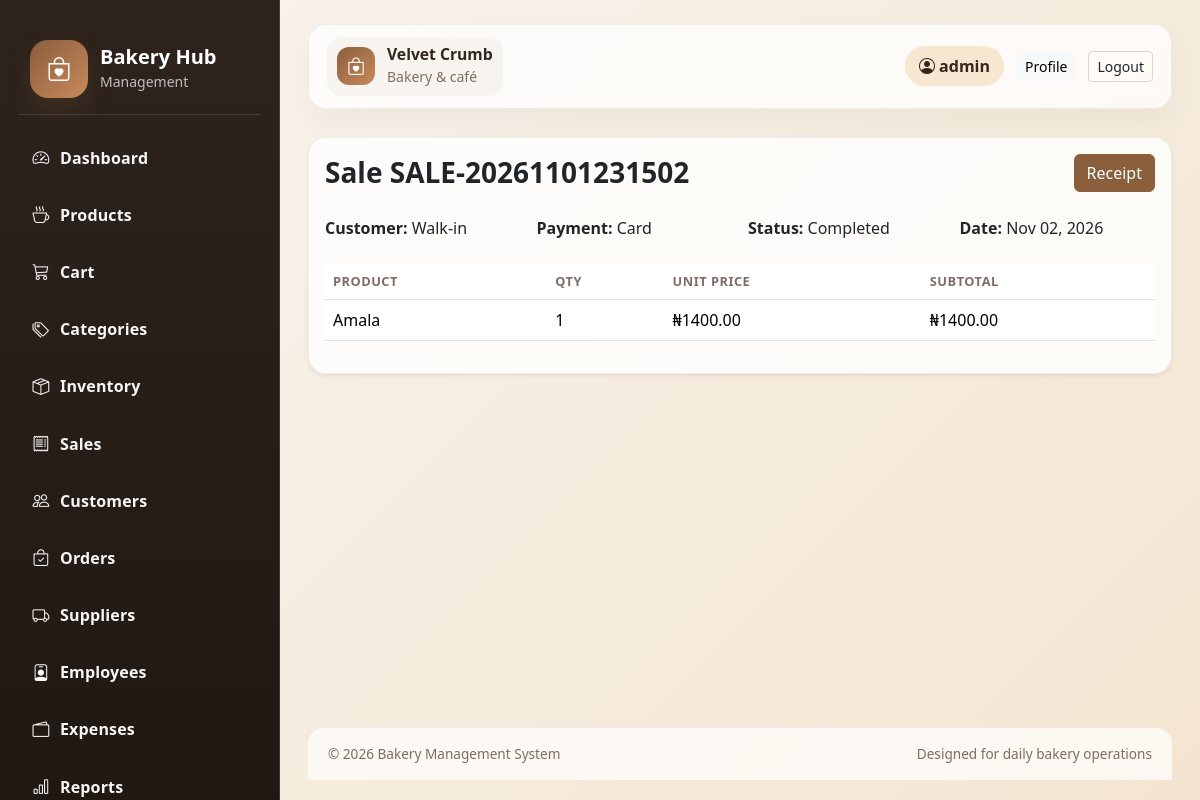
Screenshot of /sales/1/ (signed in) with the database file from the repository.
### sales/models.py (models this page shows, shortened)
class Sale(models.Model):
    PAYMENT_METHODS = (
        ('cash', 'Cash'),
        ('card', 'Card'),
        ('transfer', 'Transfer'),
        ('mobile', 'Mobile Money'),
    )
    STATUS_CHOICES = (
        ('completed', 'Completed'),
        ('pending', 'Pending'),
        ('cancelled', 'Cancelled'),
    )
    sale_number = models.CharField(max_length=50, unique=True)
    customer = models.ForeignKey(Customer, on_delete=models.SET_NULL, null=True, blank=True, related_name='sales')
    total_amount = models.DecimalField(max_digits=12, decimal_places=2, default=0)
    discount = models.DecimalField(max_digits=10, decimal_places=2, default=0)
    payment_method = models.CharField(max_length=20, choices=PAYMENT_METHODS, default='cash')
    status = models.CharField(max_length=20, choices=STATUS_CHOICES, default='completed')
    created_at = models.DateTimeField(auto_now_add=True)
    class Meta:
        ordering = ('-created_at',)

class SaleItem(models.Model):
    sale = models.ForeignKey(Sale, on_delete=models.CASCADE, related_name='items')
    product = models.ForeignKey(Product, on_delete=models.PROTECT)
    quantity = models.PositiveIntegerField(default=1)
    unit_price = models.DecimalField(max_digits=10, decimal_places=2, default=0)
    subtotal = models.DecimalField(max_digits=12, decimal_places=2, default=0)
    class Meta:
        ordering = ('id',)

### products/models.py (models this page shows, shortened)
class Product(models.Model):
    category = models.ForeignKey(Category, on_delete=models.CASCADE, related_name='products')
    name = models.CharField(max_length=150)
    description = models.TextField(blank=True)
    sku = models.CharField(max_length=50, unique=True, blank=True)
    purchase_price = models.DecimalField(max_digits=10, decimal_places=2, default=0)
    selling_price = models.DecimalField(max_digits=10, decimal_places=2, default=0)
    quantity = models.IntegerField(default=0)
    min_stock = models.IntegerField(default=10)
    image = models.ImageField(upload_to='products/', blank=True, null=True)
    is_active = models.BooleanField(default=True)
    created_at = models.DateTimeField(auto_now_add=True)
    class Meta:
        ordering = ('name',)

### sales/views.py (the view)
# urls.py: path('<int:pk>/', views.sale_detail, name='sale_detail'),
@login_required
def sale_detail(request, pk):
    sale = get_object_or_404(Sale, pk=pk)
    return render(request, 'sales/sale_detail.html', {'sale': sale})

### templates/sales/sale_detail.html (shortened to what this page needs)
{% extends 'base.html' %}
{% block content %}
<div class="card shadow-sm">
    <div class="card-body">
        <div class="d-flex justify-content-between align-items-center mb-4">
            <h3 class="page-title mb-0">Sale {{ sale.sale_number }}</h3>
            <a href="{% url 'receipt' sale.pk %}" class="btn btn-primary">Receipt</a>
        </div>
        <div class="row g-3 mb-4">
            <div class="col-md-3"><strong>Customer:</strong> {{ sale.customer.name|default:'Walk-in' }}</div>
            <div class="col-md-3"><strong>Payment:</strong> {{ sale.payment_method|title }}</div>
            <div class="col-md-3"><strong>Status:</strong> {{ sale.status|title }}</div>
            <div class="col-md-3"><strong>Date:</strong> {{ sale.created_at|date:'M d, Y' }}</div>
        </div>
        <div class="table-responsive">
            <table class="table">
                <thead>
                    <tr>
                        <th>Product</th>
                        <th>Qty</th>
                        <th>Unit Price</th>
                        <th>Subtotal</th>
                    </tr>
                </thead>
                <tbody>
                    {% for item in sale.items.all %}
                        <tr>
                            <td>{{ item.product.name }}</td>
                            <td>{{ item.quantity }}</td>
                            <td>₦{{ item.unit_price }}</td>
                            <td>₦{{ item.subtotal }}</td>
                        </tr>
                    {% empty %}
                        <tr><td colspan="4" class="empty-state">No items in this sale.</td></tr>
                    {% endfor %}
                </tbody>
            </table>
        </div>
    </div>
</div>
{% endblock %}

### templates/base.html (shortened to what this page needs)
{% load static %}
<!DOCTYPE html>
<html lang="en">
<head>
    <link href="https://cdn.jsdelivr.net/npm/bootstrap@5.3.3/dist/css/bootstrap.min.css" rel="stylesheet">
    <link href="https://cdn.jsdelivr.net/npm/bootstrap-icons@1.11.3/font/bootstrap-icons.min.css" rel="stylesheet">
    <link rel="stylesheet" href="{% static 'css/style.css' %}">
</head>
<body>
    <div class="app-shell">
        <aside class="sidebar">
            <div class="brand-box">
                <div class="brand-icon"><i class="bi bi-bag-heart"></i></div>
                <div>
                    <h5>Bakery Hub</h5>
                    <small>Management</small>
                </div>
            </div>
            <nav class="nav flex-column menu-list">
                <a class="nav-link" href="{% url 'dashboard:index' %}"><i class="bi bi-speedometer2"></i> Dashboard</a>
                <a class="nav-link" href="{% url 'product_list' %}"><i class="bi bi-cup-hot"></i> Products</a>
                <a class="nav-link" href="{% url 'cart' %}"><i class="bi bi-cart3"></i> Cart</a>
                <a class="nav-link" href="{% url 'category_list' %}"><i class="bi bi-tags"></i> Categories</a>
                <a class="nav-link" href="{% url 'inventory_list' %}"><i class="bi bi-box-seam"></i> Inventory</a>
                <a class="nav-link" href="{% url 'sales_list' %}"><i class="bi bi-receipt"></i> Sales</a>
                <a class="nav-link" href="{% url 'customer_list' %}"><i class="bi bi-people"></i> Customers</a>
                <a class="nav-link" href="{% url 'order_list' %}"><i class="bi bi-bag-check"></i> Orders</a>
                <a class="nav-link" href="{% url 'supplier_list' %}"><i class="bi bi-truck"></i> Suppliers</a>
                <a class="nav-link" href="{% url 'employee_list' %}"><i class="bi bi-person-badge"></i> Employees</a>
                <a class="nav-link" href="{% url 'expense_list' %}"><i class="bi bi-wallet2"></i> Expenses</a>
                <a class="nav-link" href="{% url 'report_dashboard' %}"><i class="bi bi-bar-chart"></i> Reports</a>
            </nav>
        </aside>
        <main class="main-content">
            <header class="topbar">
                <div class="topbar-left">
                    <div class="brand-mini">
                        <span class="brand-mini-mark"><i class="bi bi-bag-heart"></i></span>
                        <div>
                            <strong>Velvet Crumb</strong>
                            <small>Bakery & café</small>
                        </div>
                    </div>
                </div>
                <div class="topbar-right">
                    {% if user.is_authenticated %}
                        <span class="user-pill"><i class="bi bi-person-circle"></i> {{ user.get_full_name|default:user.username }}</span>
                        <a class="btn btn-light btn-sm" href="{% url 'accounts:profile' %}">Profile</a>
                        <a class="btn btn-outline-dark btn-sm" href="{% url 'accounts:logout' %}">Logout</a>
                    {% else %}
                        <a class="btn btn-bakery-secondary btn-sm" href="{% url 'accounts:register' %}">Create account</a>
                        <a class="btn btn-dark btn-sm" href="{% url 'accounts:login' %}">Login</a>
                    {% endif %}
                </div>
            </header>
            <div class="page-content">
                {% block content %}{% endblock %}
            </div>
            <footer class="app-footer">
                <div>© 2026 Bakery Management System</div>
                <div>Designed for daily bakery operations</div>
            </footer>
        </main>
    </div>
</body>
</html>

### static/css/style.css (style rules this page uses)
:root { --bg: #f7f1e8; --card: #fffdfa; --primary: #8b5e3c; --primary-soft: #c8895c; --secondary: #f1d1b5; --dark: #32261d; --muted: #7f6d63; --success: #3d8b5c; --danger: #c94d4d; --warning: #f5c76d; --border: rgba(77, 56, 42, 0.08); }
body { margin: 0; background: linear-gradient(135deg, #f8f4ee 0%, #f3e5d1 100%); color: var(--dark); font-family: 'Segoe UI', sans-serif; }
.brand-icon { display: flex; align-items: center; justify-content: center; width: 58px; height: 58px; border-radius: 18px; background: linear-gradient(135deg, var(--primary), var(--primary-soft)); color: white; font-size: 1.5rem; box-shadow: 0 12px 24px rgba(139, 94, 60, 0.2); }
.app-shell { display: flex; min-height: 100vh; width: 100%; }
.sidebar { width: 280px; background: linear-gradient(180deg, #2e241d 0%, #201812 100%); color: white; padding: 24px 18px; position: sticky; top: 0; height: 100vh; overflow-y: auto; overflow-x: hidden; border-right: 1px solid rgba(255,255,255,0.12); scrollbar-width: thin; scrollbar-color: rgba(255,255,255,0.35) transparent; }
.brand-box { display: flex; align-items: center; gap: 12px; padding: 16px 12px; margin-bottom: 18px; border-bottom: 1px solid rgba(255,255,255,0.12); }
.brand-box h5 { margin: 0; font-weight: 700; }
.brand-box small { color: rgba(255,255,255,0.7); }
.menu-list { gap: 4px; }
.menu-list .nav-link { color: #fff; border-radius: 12px; padding: 12px 14px; margin-bottom: 4px; display: flex; align-items: center; gap: 10px; transition: 0.2s ease; font-weight: 600; letter-spacing: 0.01em; opacity: 0.96; }
.menu-list .nav-link i { font-size: 1.05rem; width: 18px; text-align: center; opacity: 1; }
.main-content { flex: 1; display: flex; flex-direction: column; min-height: 100vh; padding: 24px 28px 20px; }
.topbar { display: flex; align-items: center; justify-content: space-between; margin-bottom: 28px; padding: 12px 18px; border-radius: 18px; background: rgba(255,255,255,0.75); border: 1px solid var(--border); box-shadow: 0 14px 28px rgba(21, 17, 13, 0.04); flex-shrink: 0; backdrop-filter: blur(10px); }
.topbar-left, .topbar-right { display: flex; align-items: center; gap: 12px; }
.brand-mini { display: flex; align-items: center; gap: 12px; padding: 8px 10px; border-radius: 14px; background: rgba(139, 94, 60, 0.05); }
.brand-mini-mark { width: 38px; height: 38px; display: flex; align-items: center; justify-content: center; background: linear-gradient(135deg, var(--primary), var(--primary-soft)); color: white; border-radius: 12px; font-size: 1.1rem; }
.brand-mini strong { display: block; color: var(--dark); font-size: 0.98rem; line-height: 1.2; }
.brand-mini small { color: var(--muted); }
.user-pill { background: #f8e7d0; color: var(--dark); border-radius: 999px; padding: 8px 14px; font-weight: 600; }
.page-content { display: block; flex: 1 1 auto; }
.app-footer { margin-top: 24px; padding: 16px 20px; border-top: 1px solid var(--border); background: rgba(255,255,255,0.7); border-radius: 16px 16px 0 0; display: flex; justify-content: space-between; align-items: center; gap: 12px; color: var(--muted); font-size: 0.85rem; flex-shrink: 0; }
.card { border: 1px solid var(--border); border-radius: 18px; background: rgba(255,255,255,0.8); }
.table th { font-size: 0.8rem; text-transform: uppercase; color: var(--muted); letter-spacing: 0.04em; }
.btn-primary { background: var(--primary); border-color: var(--primary); }
.btn-outline-dark { border-color: rgba(0,0,0,0.15); }
.page-title { font-weight: 700; margin-bottom: 18px; }

### rows the page displays
Sale: sale_number "SALE-20261101231502", customer.name "Walk-in", payment_method "Card", status "Completed", created_at "Nov 02, 2026"
SaleItem: product.name "Amala", quantity "1", unit_price "1400.00", subtotal "1400.00"

### other values shown
{{ user.get_full_name|default:user.username }} "admin"
